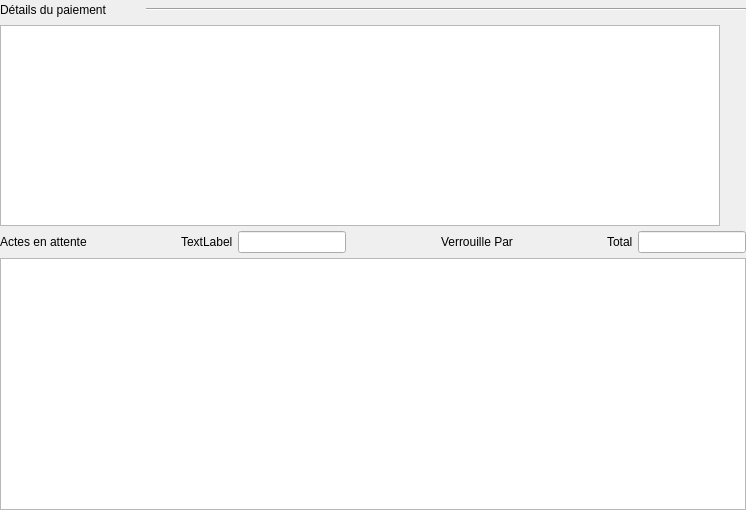
    <widget class="QFrame" name="Detailsframe">
     <property name="minimumSize">
      <size>
       <width>720</width>
       <height>510</height>
      </size>
     </property>
     <property name="maximumSize">
      <size>
       <width>800</width>
       <height>700</height>
      </size>
     </property>
     <property name="frameShape">
      <enum>QFrame::NoFrame</enum>
     </property>
     <property name="frameShadow">
      <enum>QFrame::Raised</enum>
     </property>
     <layout class="QVBoxLayout" name="verticalLayout_5" stretch="1,8,1,10">
      <property name="spacing">
       <number>5</number>
      </property>
      <property name="leftMargin">
       <number>0</number>
      </property>
      <property name="topMargin">
       <number>0</number>
      </property>
      <property name="rightMargin">
       <number>0</number>
      </property>
      <property name="bottomMargin">
       <number>0</number>
      </property>
      <item>
       <layout class="QHBoxLayout" name="horizontalLayout_11">
        <item>
         <widget class="QLabel" name="ActesEnAttentelabel_3">
          <property name="focusPolicy">
           <enum>Qt::NoFocus</enum>
          </property>
          <property name="text">
           <string>Détails du paiement</string>
          </property>
         </widget>
        </item>
        <item>
         <spacer name="horizontalSpacer_14">
          <property name="orientation">
           <enum>Qt::Horizontal</enum>
          </property>
          <property name="sizeHint" stdset="0">
           <size>
            <width>34</width>
            <height>20</height>
           </size>
          </property>
         </spacer>
        </item>
        <item>
         <widget class="Line" name="line2">
          <property name="minimumSize">
           <size>
            <width>600</width>
            <height>0</height>
           </size>
          </property>
          <property name="maximumSize">
           <size>
            <width>16777215</width>
            <height>16777215</height>
           </size>
          </property>
          <property name="orientation">
           <enum>Qt::Horizontal</enum>
          </property>
         </widget>
        </item>
       </layout>
      </item>
      <item>
       <widget class="UpTableWidget" name="DetailupTableWidget">
        <property name="minimumSize">
         <size>
          <width>520</width>
          <height>0</height>
         </size>
        </property>
        <property name="maximumSize">
         <size>
          <width>720</width>
          <height>16777215</height>
         </size>
        </property>
        <property name="focusPolicy">
         <enum>Qt::ClickFocus</enum>
        </property>
        <property name="horizontalScrollBarPolicy">
         <enum>Qt::ScrollBarAlwaysOff</enum>
        </property>
        <property name="editTriggers">
         <set>QAbstractItemView::NoEditTriggers</set>
        </property>
        <property name="selectionMode">
         <enum>QAbstractItemView::SingleSelection</enum>
        </property>
        <property name="selectionBehavior">
         <enum>QAbstractItemView::SelectRows</enum>
        </property>
        <attribute name="verticalHeaderVisible">
         <bool>false</bool>
        </attribute>
        <attribute name="verticalHeaderHighlightSections">
         <bool>false</bool>
        </attribute>
       </widget>
      </item>
      <item>
       <layout class="QHBoxLayout" name="horizontalLayout_10">
        <item>
         <widget class="QLabel" name="ActesEnAttentelabel">
          <property name="focusPolicy">
           <enum>Qt::NoFocus</enum>
          </property>
          <property name="text">
           <string>Actes en attente</string>
          </property>
         </widget>
        </item>
        <item>
         <spacer name="horizontalSpacer_8">
          <property name="orientation">
           <enum>Qt::Horizontal</enum>
          </property>
          <property name="sizeHint" stdset="0">
           <size>
            <width>40</width>
            <height>20</height>
           </size>
          </property>
         </spacer>
        </item>
        <item>
         <widget class="QLabel" name="Loupelabel">
          <property name="text">
           <string>TextLabel</string>
          </property>
         </widget>
        </item>
        <item>
         <widget class="UpLineEdit" name="CherchePatientupLineEdit"/>
        </item>
        <item>
         <spacer name="horizontalSpacer_12">
          <property name="orientation">
           <enum>Qt::Horizontal</enum>
          </property>
          <property name="sizeHint" stdset="0">
           <size>
            <width>40</width>
            <height>20</height>
           </size>
          </property>
         </spacer>
        </item>
        <item>
         <widget class="QLabel" name="VerrouilleParlabel">
          <property name="text">
           <string>Verrouille Par</string>
          </property>
         </widget>
        </item>
        <item>
         <spacer name="horizontalSpacer_11">
          <property name="orientation">
           <enum>Qt::Horizontal</enum>
          </property>
          <property name="sizeHint" stdset="0">
           <size>
            <width>40</width>
            <height>20</height>
           </size>
          </property>
         </spacer>
        </item>
        <item>
         <widget class="QLabel" name="Totallabel">
          <property name="text">
           <string>Total</string>
          </property>
         </widget>
        </item>
        <item>
         <widget class="QLineEdit" name="TotallineEdit">
          <property name="maximumSize">
           <size>
            <width>120</width>
            <height>16777215</height>
           </size>
          </property>
          <property name="focusPolicy">
           <enum>Qt::NoFocus</enum>
          </property>
          <property name="alignment">
           <set>Qt::AlignRight|Qt::AlignTrailing|Qt::AlignVCenter</set>
          </property>
         </widget>
        </item>
       </layout>
      </item>
      <item>
       <widget class="UpTableWidget" name="ListeupTableWidget">
        <property name="minimumSize">
         <size>
          <width>520</width>
          <height>0</height>
         </size>
        </property>
        <property name="maximumSize">
         <size>
          <width>16777215</width>
          <height>16777215</height>
         </size>
        </property>
        <property name="mouseTracking">
         <bool>true</bool>
        </property>
        <property name="focusPolicy">
         <enum>Qt::StrongFocus</enum>
        </property>
        <property name="contextMenuPolicy">
         <enum>Qt::CustomContextMenu</enum>
        </property>
        <property name="horizontalScrollBarPolicy">
         <enum>Qt::ScrollBarAlwaysOff</enum>
        </property>
        <property name="autoScroll">
         <bool>true</bool>
        </property>
        <property name="editTriggers">
         <set>QAbstractItemView::NoEditTriggers</set>
        </property>
        <property name="tabKeyNavigation">
         <bool>false</bool>
        </property>
        <property name="showDropIndicator" stdset="0">
         <bool>false</bool>
        </property>
        <property name="selectionMode">
         <enum>QAbstractItemView::SingleSelection</enum>
        </property>
        <property name="selectionBehavior">
         <enum>QAbstractItemView::SelectRows</enum>
        </property>
        <attribute name="verticalHeaderVisible">
         <bool>false</bool>
        </attribute>
        <attribute name="verticalHeaderMinimumSectionSize">
         <number>0</number>
        </attribute>
        <attribute name="verticalHeaderDefaultSectionSize">
         <number>24</number>
        </attribute>
        <attribute name="verticalHeaderHighlightSections">
         <bool>false</bool>
        </attribute>
       </widget>
      </item>
     </layout>
    </widget>
